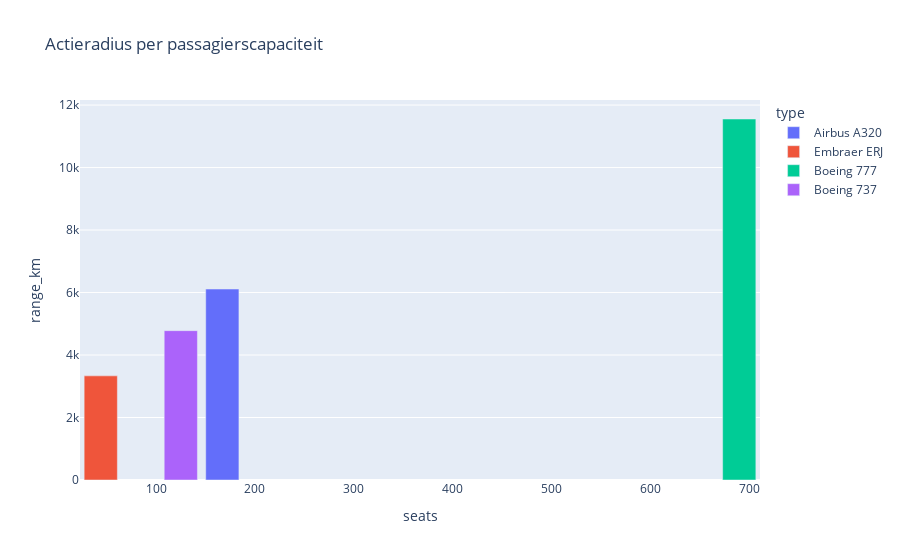
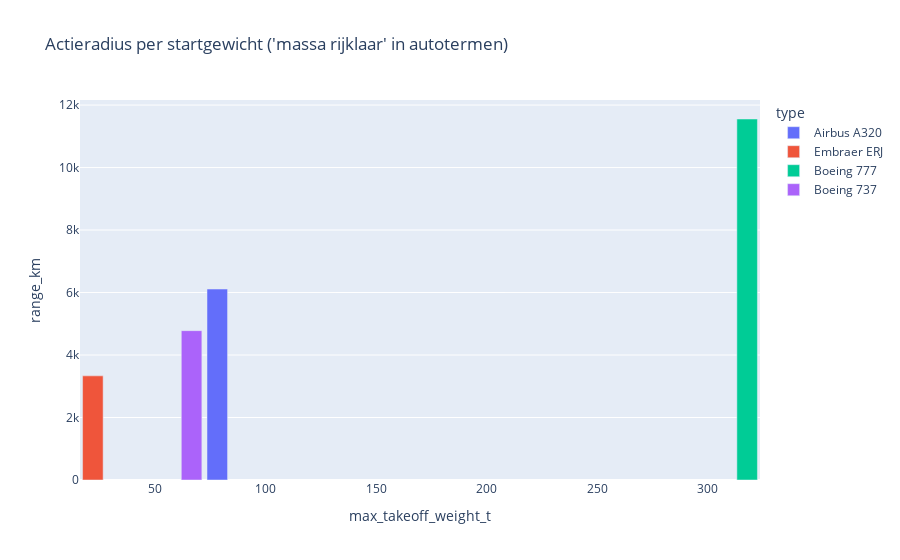
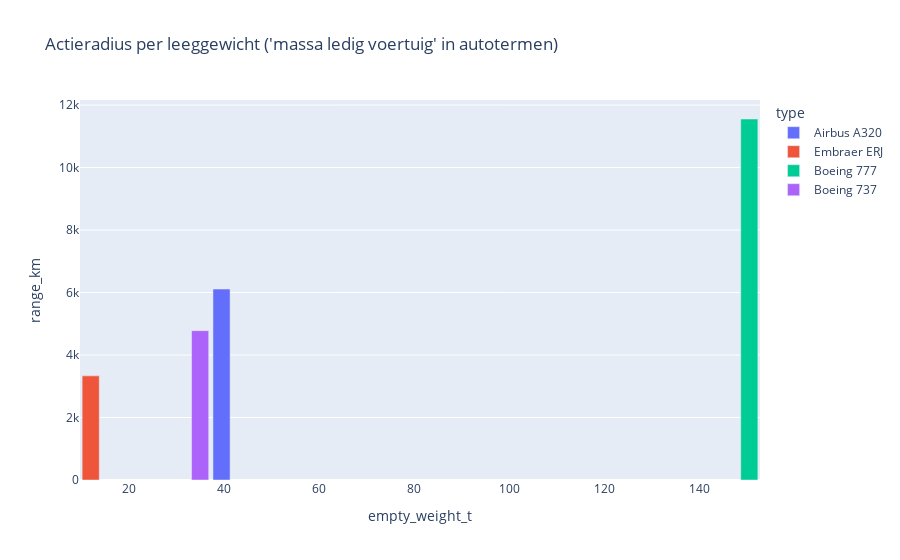
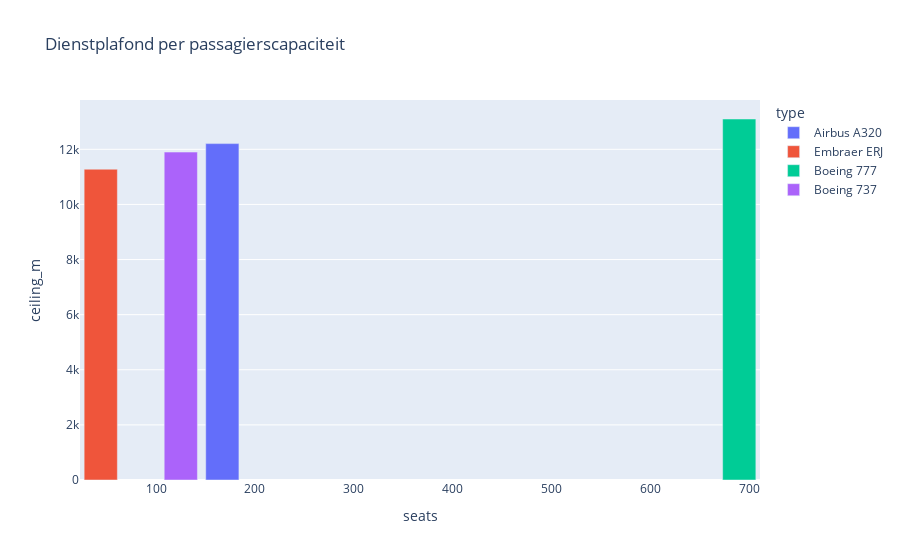

The notebook cell saved with these charts, in order:
### Code cell
import plotly.express as px

fig = px.bar(plane_specs, 'seats', 'range_km', color='type', title='Actieradius per passagierscapaciteit')
fig.show()

fig = px.bar(plane_specs, 'max_takeoff_weight_t', 'range_km', color='type', title='Actieradius per startgewicht (\'massa rijklaar\' in autotermen)')
fig.show()

fig = px.bar(plane_specs, 'empty_weight_t', 'range_km', color='type', title='Actieradius per leeggewicht (\'massa ledig voertuig\' in autotermen)')
fig.show()

fig = px.bar(plane_specs, 'seats', 'ceiling_m', color='type', title='Dienstplafond per passagierscapaciteit')
fig.show()

fig = px.bar(plane_specs, 'max_takeoff_weight_t', 'ceiling_m', color='type', title='Dienstplafond per startgewicht (\'massa rijklaar\' in autotermen)')
fig.show()

fig = px.bar(plane_specs, 'empty_weight_t', 'ceiling_m', color='type', title='Dienstplafond per leeggewicht (\'massa ledig voertuig\' in autotermen)')
fig.show()

### Figure 1 — Plotly figure (JSON) as saved in the notebook; plotly's stock layout.template omitted (floating-point values rounded to 4 significant figures)
{"data": [{"hovertemplate": "type=Airbus A320<br>seats=%{x}<br>range_km=%{y}<extra></extra>", "legendgroup": "Airbus A320", "marker": {"color": "#636efa", "pattern": {"shape": ""}}, "name": "Airbus A320", "orientation": "v", "showlegend": true, "textposition": "auto", "type": "bar", "x": [167], "xaxis": "x", "y": [6111], "yaxis": "y"}, {"hovertemplate": "type=Embraer ERJ<br>seats=%{x}<br>range_km=%{y}<extra></extra>", "legendgroup": "Embraer ERJ", "marker": {"color": "#EF553B", "pattern": {"shape": ""}}, "name": "Embraer ERJ", "orientation": "v", "showlegend": true, "textposition": "auto", "type": "bar", "x": [44], "xaxis": "x", "y": [3333], "yaxis": "y"}, {"hovertemplate": "type=Boeing 777<br>seats=%{x}<br>range_km=%{y}<extra></extra>", "legendgroup": "Boeing 777", "marker": {"color": "#00cc96", "pattern": {"shape": ""}}, "name": "Boeing 777", "orientation": "v", "showlegend": true, "textposition": "auto", "type": "bar", "x": [690], "xaxis": "x", "y": [11554], "yaxis": "y"}, {"hovertemplate": "type=Boeing 737<br>seats=%{x}<br>range_km=%{y}<extra></extra>", "legendgroup": "Boeing 737", "marker": {"color": "#ab63fa", "pattern": {"shape": ""}}, "name": "Boeing 737", "orientation": "v", "showlegend": true, "textposition": "auto", "type": "bar", "x": [125], "xaxis": "x", "y": [4780], "yaxis": "y"}], "layout": {"barmode": "relative", "legend": {"title": {"text": "type"}, "tracegroupgap": 0}, "title": {"text": "Actieradius per passagierscapaciteit"}, "xaxis": {"anchor": "y", "domain": [0, 1], "title": {"text": "seats"}}, "yaxis": {"anchor": "x", "domain": [0, 1], "title": {"text": "range_km"}}}}

### Figure 2 — Plotly figure (JSON) as saved in the notebook; plotly's stock layout.template omitted (floating-point values rounded to 4 significant figures)
{"data": [{"hovertemplate": "type=Airbus A320<br>max_takeoff_weight_t=%{x}<br>range_km=%{y}<extra></extra>", "legendgroup": "Airbus A320", "marker": {"color": "#636efa", "pattern": {"shape": ""}}, "name": "Airbus A320", "orientation": "v", "showlegend": true, "textposition": "auto", "type": "bar", "x": [78.02], "xaxis": "x", "y": [6111], "yaxis": "y"}, {"hovertemplate": "type=Embraer ERJ<br>max_takeoff_weight_t=%{x}<br>range_km=%{y}<extra></extra>", "legendgroup": "Embraer ERJ", "marker": {"color": "#EF553B", "pattern": {"shape": ""}}, "name": "Embraer ERJ", "orientation": "v", "showlegend": true, "textposition": "auto", "type": "bar", "x": [21.73], "xaxis": "x", "y": [3333], "yaxis": "y"}, {"hovertemplate": "type=Boeing 777<br>max_takeoff_weight_t=%{x}<br>range_km=%{y}<extra></extra>", "legendgroup": "Boeing 777", "marker": {"color": "#00cc96", "pattern": {"shape": ""}}, "name": "Boeing 777", "orientation": "v", "showlegend": true, "textposition": "auto", "type": "bar", "x": [317.7], "xaxis": "x", "y": [11554], "yaxis": "y"}, {"hovertemplate": "type=Boeing 737<br>max_takeoff_weight_t=%{x}<br>range_km=%{y}<extra></extra>", "legendgroup": "Boeing 737", "marker": {"color": "#ab63fa", "pattern": {"shape": ""}}, "name": "Boeing 737", "orientation": "v", "showlegend": true, "textposition": "auto", "type": "bar", "x": [66.39], "xaxis": "x", "y": [4780], "yaxis": "y"}], "layout": {"barmode": "relative", "legend": {"title": {"text": "type"}, "tracegroupgap": 0}, "title": {"text": "Actieradius per startgewicht ('massa rijklaar' in autotermen)"}, "xaxis": {"anchor": "y", "domain": [0, 1], "title": {"text": "max_takeoff_weight_t"}}, "yaxis": {"anchor": "x", "domain": [0, 1], "title": {"text": "range_km"}}}}

### Figure 3 — Plotly figure (JSON) as saved in the notebook; plotly's stock layout.template omitted (floating-point values rounded to 4 significant figures)
{"data": [{"hovertemplate": "type=Airbus A320<br>empty_weight_t=%{x}<br>range_km=%{y}<extra></extra>", "legendgroup": "Airbus A320", "marker": {"color": "#636efa", "pattern": {"shape": ""}}, "name": "Airbus A320", "orientation": "v", "showlegend": true, "textposition": "auto", "type": "bar", "x": [39.5], "xaxis": "x", "y": [6111], "yaxis": "y"}, {"hovertemplate": "type=Embraer ERJ<br>empty_weight_t=%{x}<br>range_km=%{y}<extra></extra>", "legendgroup": "Embraer ERJ", "marker": {"color": "#EF553B", "pattern": {"shape": ""}}, "name": "Embraer ERJ", "orientation": "v", "showlegend": true, "textposition": "auto", "type": "bar", "x": [11.97], "xaxis": "x", "y": [3333], "yaxis": "y"}, {"hovertemplate": "type=Boeing 777<br>empty_weight_t=%{x}<br>range_km=%{y}<extra></extra>", "legendgroup": "Boeing 777", "marker": {"color": "#00cc96", "pattern": {"shape": ""}}, "name": "Boeing 777", "orientation": "v", "showlegend": true, "textposition": "auto", "type": "bar", "x": [150.6], "xaxis": "x", "y": [11554], "yaxis": "y"}, {"hovertemplate": "type=Boeing 737<br>empty_weight_t=%{x}<br>range_km=%{y}<extra></extra>", "legendgroup": "Boeing 737", "marker": {"color": "#ab63fa", "pattern": {"shape": ""}}, "name": "Boeing 737", "orientation": "v", "showlegend": true, "textposition": "auto", "type": "bar", "x": [35.0], "xaxis": "x", "y": [4780], "yaxis": "y"}], "layout": {"barmode": "relative", "legend": {"title": {"text": "type"}, "tracegroupgap": 0}, "title": {"text": "Actieradius per leeggewicht ('massa ledig voertuig' in autotermen)"}, "xaxis": {"anchor": "y", "domain": [0, 1], "title": {"text": "empty_weight_t"}}, "yaxis": {"anchor": "x", "domain": [0, 1], "title": {"text": "range_km"}}}}

### Figure 4 — Plotly figure (JSON) as saved in the notebook; plotly's stock layout.template omitted (floating-point values rounded to 4 significant figures)
{"data": [{"hovertemplate": "type=Airbus A320<br>seats=%{x}<br>ceiling_m=%{y}<extra></extra>", "legendgroup": "Airbus A320", "marker": {"color": "#636efa", "pattern": {"shape": ""}}, "name": "Airbus A320", "orientation": "v", "showlegend": true, "textposition": "auto", "type": "bar", "x": [167], "xaxis": "x", "y": [12207], "yaxis": "y"}, {"hovertemplate": "type=Embraer ERJ<br>seats=%{x}<br>ceiling_m=%{y}<extra></extra>", "legendgroup": "Embraer ERJ", "marker": {"color": "#EF553B", "pattern": {"shape": ""}}, "name": "Embraer ERJ", "orientation": "v", "showlegend": true, "textposition": "auto", "type": "bar", "x": [44], "xaxis": "x", "y": [11278], "yaxis": "y"}, {"hovertemplate": "type=Boeing 777<br>seats=%{x}<br>ceiling_m=%{y}<extra></extra>", "legendgroup": "Boeing 777", "marker": {"color": "#00cc96", "pattern": {"shape": ""}}, "name": "Boeing 777", "orientation": "v", "showlegend": true, "textposition": "auto", "type": "bar", "x": [690], "xaxis": "x", "y": [13100], "yaxis": "y"}, {"hovertemplate": "type=Boeing 737<br>seats=%{x}<br>ceiling_m=%{y}<extra></extra>", "legendgroup": "Boeing 737", "marker": {"color": "#ab63fa", "pattern": {"shape": ""}}, "name": "Boeing 737", "orientation": "v", "showlegend": true, "textposition": "auto", "type": "bar", "x": [125], "xaxis": "x", "y": [11900], "yaxis": "y"}], "layout": {"barmode": "relative", "legend": {"title": {"text": "type"}, "tracegroupgap": 0}, "title": {"text": "Dienstplafond per passagierscapaciteit"}, "xaxis": {"anchor": "y", "domain": [0, 1], "title": {"text": "seats"}}, "yaxis": {"anchor": "x", "domain": [0, 1], "title": {"text": "ceiling_m"}}}}
